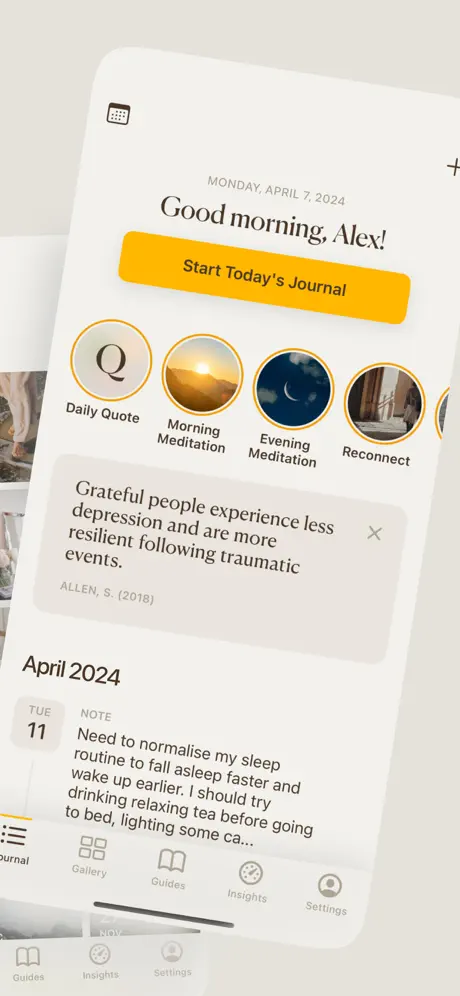
#> input picture examples/before.click/5minute/aso/3.webp, 460 x 996 px
$ python finalize.py --indir ../../../../examples/before.click/5minute/aso --device ipad --outdir out
#> lines starting #> are read from the running program, lines starting #| are printed output that depends on the picture
#!/usr/bin/env python3
"""Resize gpt-image-2 edit outputs to exact App Store frame dimensions.

The edit endpoint generates at a multiple-of-16 size near the device aspect; this resizes
each to the precise App Store W x H (a uniform scale, no distortion) and renames them in
order to 01.png ... 0N.png.

Usage:
  python finalize.py --indir <device>/generated/edits --device iphone \
    --outdir <device>/generated/frames
"""
import argparse, glob, os, sys

try:
    from PIL import Image
except ImportError:
    sys.exit("Pillow is required. Run: pip install pillow")

DEVICES = {
    "iphone": (1320, 2868),
    "ipad": (2064, 2752),
    "iphone65": (1242, 2688),
}


def natural_key(p):
    base = os.path.basename(p)
    digits = "".join(c for c in base if c.isdigit())
    return (int(digits) if digits else 0, base)


def main():
    ap = argparse.ArgumentParser(description="Resize edit outputs to exact App Store frames.")
    ap.add_argument("--indir", required=True, help="Folder of raw edit outputs (one per frame).")
    ap.add_argument("--device", required=True, choices=sorted(DEVICES))
    ap.add_argument("--outdir", required=True, help="Output folder for 01.png ... 0N.png.")
    ap.add_argument("--resample", default="lanczos", choices=["lanczos", "bicubic"])
    args = ap.parse_args()

    fw, fh = DEVICES[args.device]
    filt = {"lanczos": Image.LANCZOS, "bicubic": Image.BICUBIC}[args.resample]
    files = sorted(
        [f for f in glob.glob(os.path.join(args.indir, "*"))
         if f.lower().endswith((".png", ".jpg", ".jpeg", ".webp"))],
        key=natural_key,
    )
    if not files:
        sys.exit(f"No images found in {args.indir}")
    if len(files) > 10:
        sys.exit("More than 10 frames (App Store limit).")

    os.makedirs(args.outdir, exist_ok=True)
    for i, f in enumerate(files, 1):
        im = Image.open(f).convert("RGB")
#> im is the input picture: PIL image 460x996 RGB; mean R, G, B 227.8, 222.1, 209.7
        if (im.width, im.height) != (fw, fh):
            im = im.resize((fw, fh), filt)
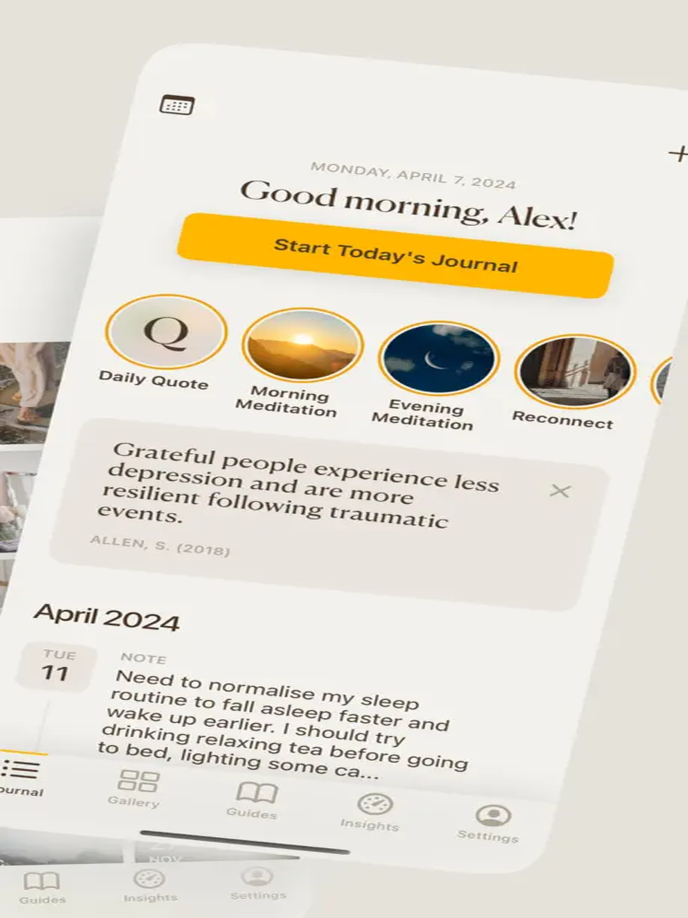
#> im: PIL image 2064x2752 RGB (shown at 1/3 size); mean R, G, B 227.7, 222, 209.8
        out = os.path.join(args.outdir, f"{i:02d}.png")
        im.save(out)
        print(f"{os.path.basename(f)} -> {out}  ({fw}x{fh})")
    print(f"Done: {len(files)} frame(s) at {fw}x{fh} -> {args.outdir}")


if __name__ == "__main__":
    main()
